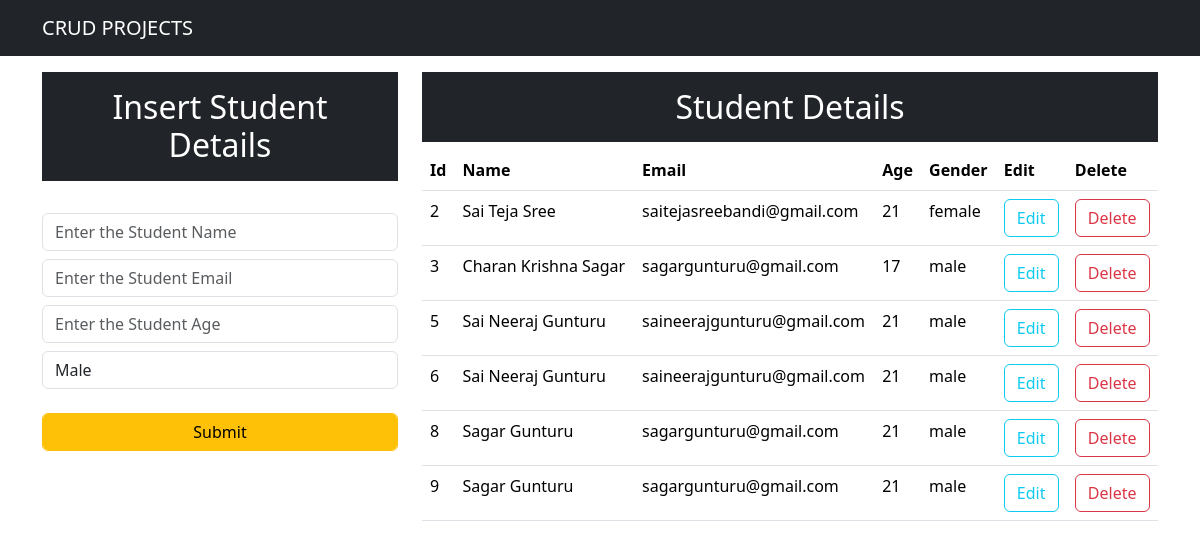
The app's page /index/ with its own data.
### app/models.py (models this page shows, shortened)
class Student(models.Model):
    name=models.CharField(max_length=30,blank=False)
    email=models.EmailField()
    age=models.IntegerField(max_length=30)
    gender=models.CharField(max_length=30,blank=False)

### app/views.py (the view)
# urls.py: path('index/',views.index),
def index(request):
    data=Student.objects.all()
    context={'data':data}
    return render(request, "index.html",context)

### templates/index.html (shortened to what this page needs)
<!DOCTYPE html>
<html lang="en">
<head>
    <link href="https://cdn.jsdelivr.net/npm/bootstrap@5.3.2/dist/css/bootstrap.min.css" rel="stylesheet">
</head>
<body>
    <nav class="navbar navbar-expand-lg navbar-dark bg-dark">
    <div class="container">
        <a class="navbar-brand" href="#">CRUD PROJECTS</a>
    </nav>
    <div class="container mt-3">
    <div class="row">
        <div class="col-md-4">
            <h2 class="bg-dark text-white text-center p-3">Insert Student Details</h2>
            <br>
            <form action="/insert" method="post">{% csrf_token %}
                <div class="form-group">
                <input type="text" placeholder="Enter the Student Name" name="name" class="form-control">
                </div>
                <div class="form-group mt-2">
                <input type="text" placeholder="Enter the Student Email" name="email" class="form-control">
                </div>
                <div class="form-group mt-2">
                <input type="number" placeholder="Enter the Student Age" name="age" class="form-control">
                </div>
                <div>
                    <select name="gender" class="form-control mt-2">
                        <option value="male">Male</option>
                    </select>
                </div>
                <br>
                <div>
                    <button class="btn btn-warning form-control">Submit</button>
                </div>
            </form>
        </div>
        <div class="col-md-8">
            <h2 class="text-center bg-dark text-white p-3">Student Details</h2>
            <table class="table">
                <thead>
                    <tr>
                        <th>Id</th>
                        <th>Name</th>
                        <th>Email</th>
                        <th>Age</th>
                        <th>Gender</th>
                        <th>Edit</th>
                        <th>Delete</th>
                    </tr>
                </thead>
                <tbody>
                    {% for d in data %}
                    <tr>
                      <td>{{d.id}}</td>
                      <td>{{d.name}}</td>
                      <td>{{d.email}}</td>
                      <td>{{d.age}}</td>
                      <td>{{d.gender}}</td>
                      <td><a button href="/update/{{d.id}}" class="btn btn-outline-info">Edit</a></button></td>
                      <td><a button href="/delete/{{d.id}}" class="btn btn-outline-danger">Delete</a></button></td>
                    </tr>
                    {% endfor %}
                </tbody>
            </table>
        </div>
    </div>
    </div>
</body>
</html>

### records on screen
Student: id "2", name "Sai Teja Sree", email "saitejasreebandi@gmail.com", age "21", gender "female"
Student: id "3", name "Charan Krishna Sagar", email "sagargunturu@gmail.com", age "17", gender "male"
Student: id "5", name "Sai Neeraj Gunturu", email "saineerajgunturu@gmail.com", age "21", gender "male"
Student: id "6", name "Sai Neeraj Gunturu", email "saineerajgunturu@gmail.com", age "21", gender "male"
Student: id "8", name "Sagar Gunturu", email "sagargunturu@gmail.com", age "21", gender "male"
Student: id "9", name "Sagar Gunturu", email "sagargunturu@gmail.com", age "21", gender "male"
